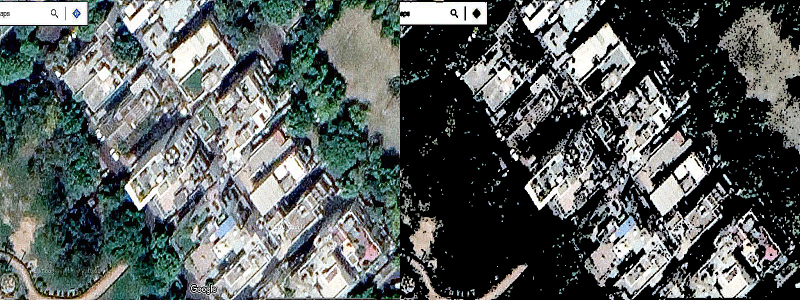
#> input picture rooftops_mask/0.jpg, 1600 x 600 px, given as the content of the folder Satellite Images of different areas in delhi, which was not available (shown at 1/2 size)
$ python 'rooftops mask.py'   (older library calls are emulated)
#> lines starting #> are read from the running program, lines starting #| are printed output that depends on the picture; after the words box and inside, x2 and y2 are one past the last pixel; in counts of white or black regions, pixels touching at a corner belong together; pictures that were not available may be replaced by others from this repository, and a replacement may not be noted
"""
Title: Rooftops detection in Google Maps Image
Author: Jitender Singh Virk (Virksaab)
Date created: 26 July, 2018
Last Modified: 28 July, 2018
"""
import numpy as np
import cv2
import os
import time
from shapely.geometry import MultiPolygon, Polygon


def auto_canny(image, sigma=0.33):
    # compute the median of the single channel pixel intensities
    v = np.median(image)
    # apply automatic Canny edge detection using the computed median
    lower = int(max(0, (1.0 - sigma) * v))
    upper = int(min(255, (1.0 + sigma) * v))
    edged = cv2.Canny(image, lower, upper)
    # return the edged image
    return edged

def sharpen(img):
    # SHARPEN
    kernel_sharp = np.array(([-2, -2, -2], [-2, 17, -2], [-2, -2, -2]), dtype='int')
    return cv2.filter2D(img, -1, kernel_sharp)

def mask_roofs(bgrimg):
    # GET IMAGE AND RESIZE
    gray = cv2.cvtColor(bgrimg, cv2.COLOR_BGR2GRAY)

    # SHARPEN
    sgray = sharpen(gray)
    sbgrimg = sharpen(bgrimg)

    # THRESHOLDING
    ret, mask = cv2.threshold(sgray, 200, 255, cv2.THRESH_BINARY+cv2.THRESH_OTSU)

    # EDGES
    edges = auto_canny(mask)
    invedges = cv2.bitwise_not(edges)

    # REFINE MASK
    mieg = cv2.bitwise_and(mask, invedges)
    kernel = np.ones((3,3), np.uint8)
    opening = cv2.morphologyEx(mask, cv2.MORPH_OPEN, kernel, iterations=1)
    refined = cv2.bitwise_and(mieg, opening)
    # refined = cv2.bitwise_not(refined)

    # CONVERT MASK TO MATCH WITH ORIGNAL IMAGE DIMENSIONS
    refined3d = sbgrimg.copy()
    vidx, hidx = refined.nonzero()
    for ii in range(len(vidx)):
        refined3d[vidx[ii]][hidx[ii]][0] = 0
        refined3d[vidx[ii]][hidx[ii]][1] = 255
        refined3d[vidx[ii]][hidx[ii]][2] = 255

    # [9 lines of commented-out code are left out]

    return refined3d

# GET ALL IMAGES PATH FROM FOLDERS
imagepaths = []
for dirpath, dirnames, filenames in os.walk('Satellite Images of different areas in delhi'):
    for filename in filenames:
        # print(filename)
        imagepaths.append(os.path.join(dirpath, filename))


if __name__ == "__main__":
    # ITERATE OVER ALL IMAGES
    for i, imgpath in enumerate(imagepaths):

        # GET IMAGE AND RESIZE
        bgrimg = cv2.imread(imgpath)
#> bgrimg is the input picture: shape (600, 1600, 3); mean B, G, R 93, 94.3, 88.3
        bgrimg = cv2.resize(bgrimg, (800, 600), interpolation=cv2.INTER_CUBIC)
#> bgrimg: shape (600, 800, 3)

        start = time.time()
        refined3d = mask_roofs(bgrimg)
#> in mask_roofs, `gray = cv2.cvtColor(bgrimg, cv2.COLOR_BGR2GRAY)`:
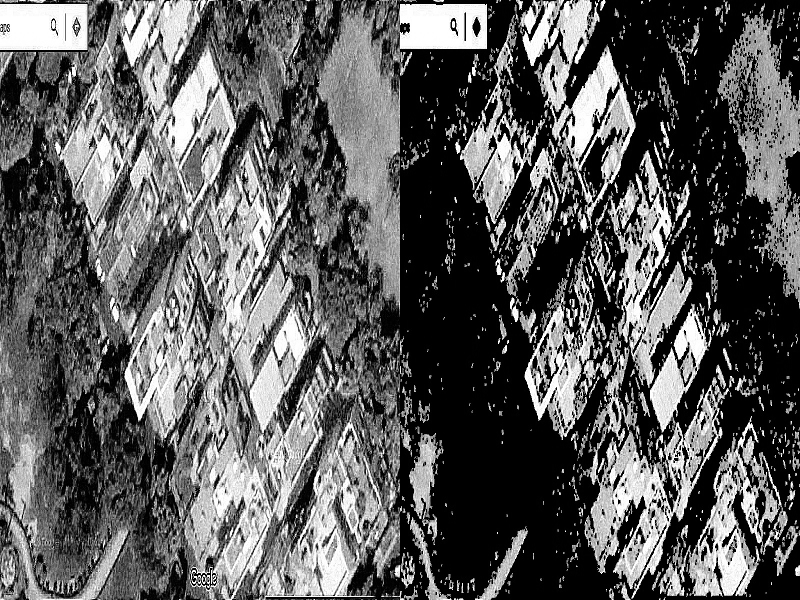
#> gray: shape (600, 800); min 0, max 255, mean 92.8
#> in mask_roofs, `ret, mask = cv2.threshold(sgray, 200, 255, cv2.THRESH_BINARY+cv2.THRES..`:
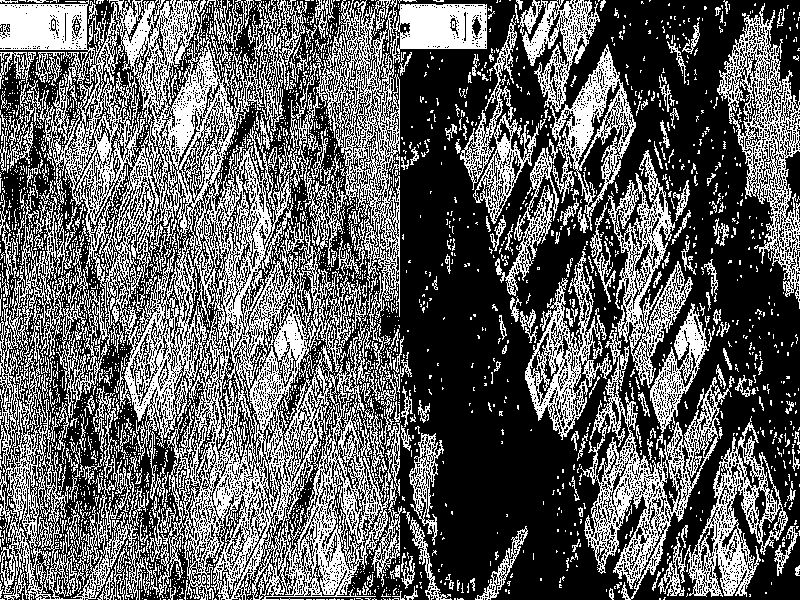
#> mask: shape (600, 800); 37.9% white in thin lines or dots
#> in mask_roofs, `ret, mask = cv2.threshold(sgray, 200, 255, cv2.THRESH_BINARY+cv2.THRES..`: ret = 125
#> in auto_canny, `v = np.median(image)`: v = 0
#> in auto_canny, `edged = cv2.Canny(image, lower, upper)`:
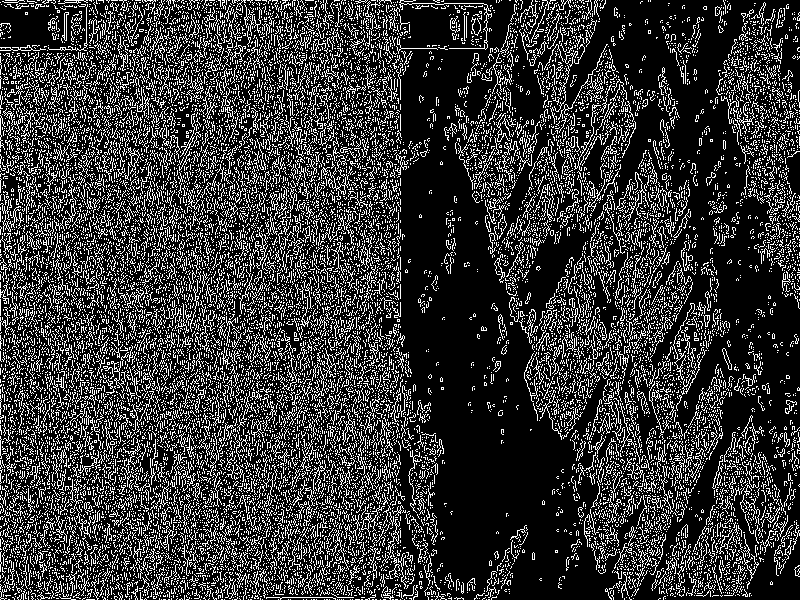
#> edged: shape (600, 800); 21.5% white in thin lines or dots
#> in mask_roofs, `invedges = cv2.bitwise_not(edges)`: invedges: shape (600, 800); 78.5% white; black in thin lines or dots
#> in mask_roofs, `mieg = cv2.bitwise_and(mask, invedges)`:
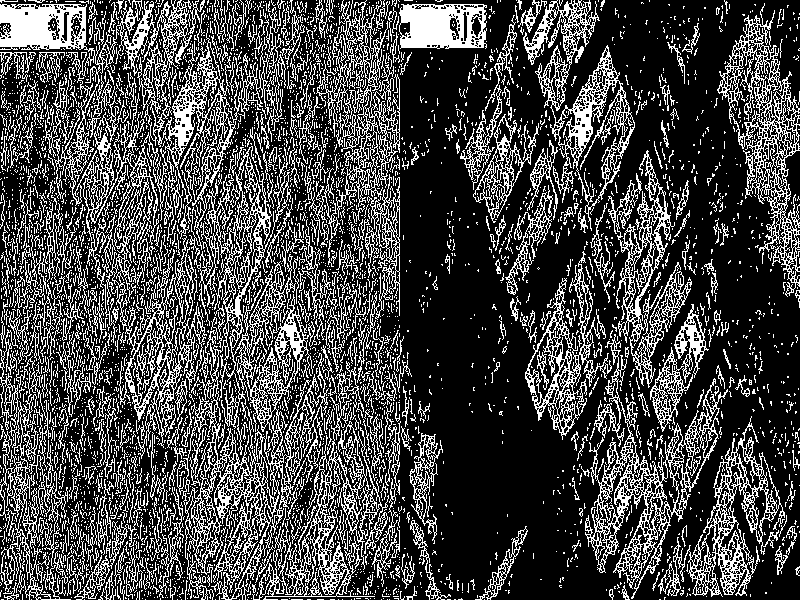
#> mieg: shape (600, 800); 27.7% white in thin lines or dots
#> in mask_roofs, `opening = cv2.morphologyEx(mask, cv2.MORPH_OPEN, kernel, iterations=1)`: opening: shape (600, 800); 6.8% white; 1261 white regions (1035 under 20 px), largest, box (x1, y1, x2, y2) and area: (0, 4, 87, 50) 3205, (399, 4, 487, 49) 3150, (168, 94, 206, 149) 793
#> in mask_roofs, `refined = cv2.bitwise_and(mieg, opening)`:
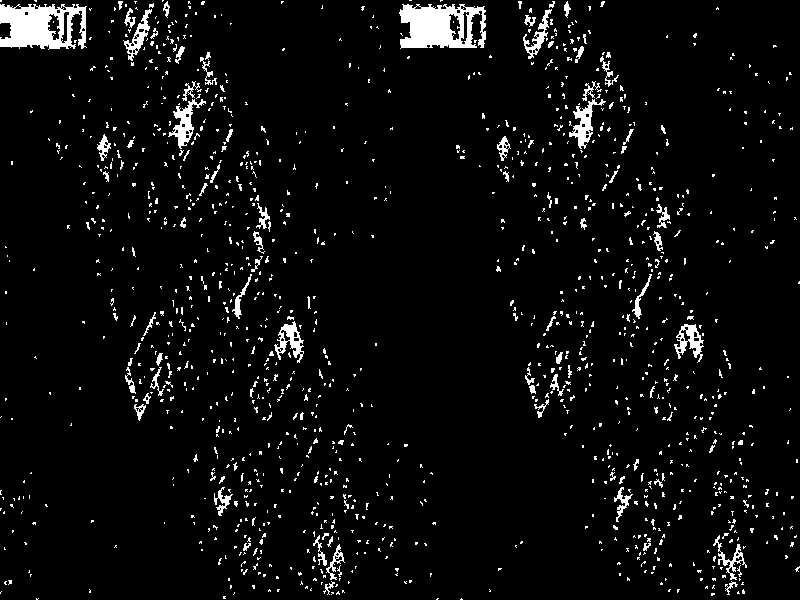
#> refined: shape (600, 800); 4.8% white; 1282 white regions (1175 under 20 px), largest, box (x1, y1, x2, y2) and area: (0, 4, 87, 50) 2751, (399, 4, 486, 49) 2747, (168, 99, 206, 149) 612
#> after the loop in mask_roofs, `for ii in range(len(vidx)):`:
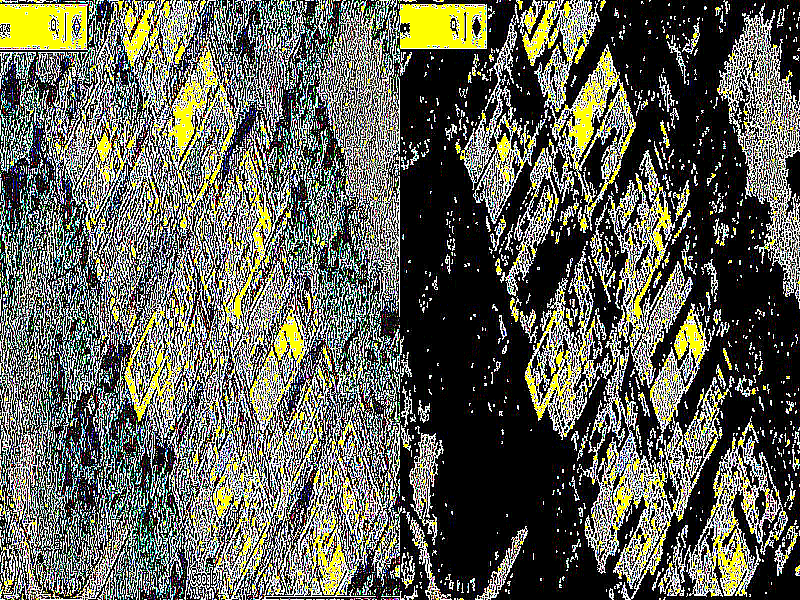
#> refined3d: shape (600, 800, 3); mean B, G, R 86.1, 98.2, 96.4
        print("time taken by image {1}: {0:.4f} sec".format(time.time() - start, i))

        # DISPLAY RESULTS
        sbgrimg = sharpen(bgrimg)
        stacked3d = np.hstack((sbgrimg, refined3d))
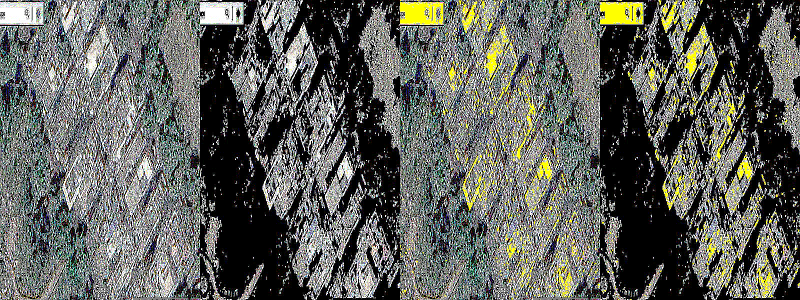
#> stacked3d: shape (600, 1600, 3) (shown at 1/2 size); mean B, G, R 91.8, 97.9, 96.1
        # cv2.imshow("3D", stacked3d)

        # WRITE IMAGES TO DISK
        cv2.imwrite('rooftops_mask/{}.jpg'.format(i), stacked3d)

        k = cv2.waitKey(0)
#> (key Esc is pressed here)
        if k == 27:         # wait for ESC key to exit
            cv2.destroyAllWindows()

$ run again, on rooftops_mask/12.jpg
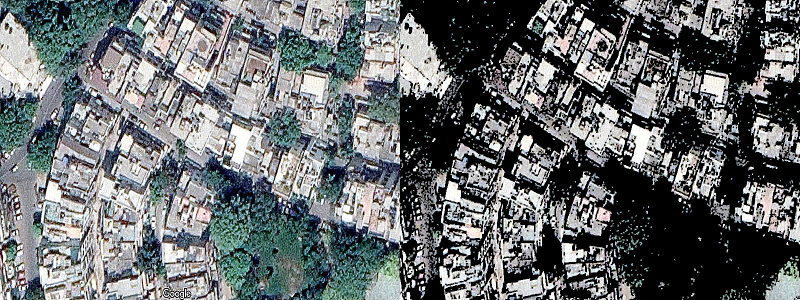
#> input picture rooftops_mask/12.jpg, 1600 x 600 px, given as the content of the folder Satellite Images of different areas in delhi, which was not available (shown at 1/2 size)
#> bgrimg is the input picture: shape (600, 1600, 3); mean B, G, R 109.5, 108.1, 104
#> bgrimg: shape (600, 800, 3)
#> in mask_roofs, `ret, mask = cv2.threshold(sgray, 200, 255, cv2.THRESH_BINARY+cv2.THRES..`:
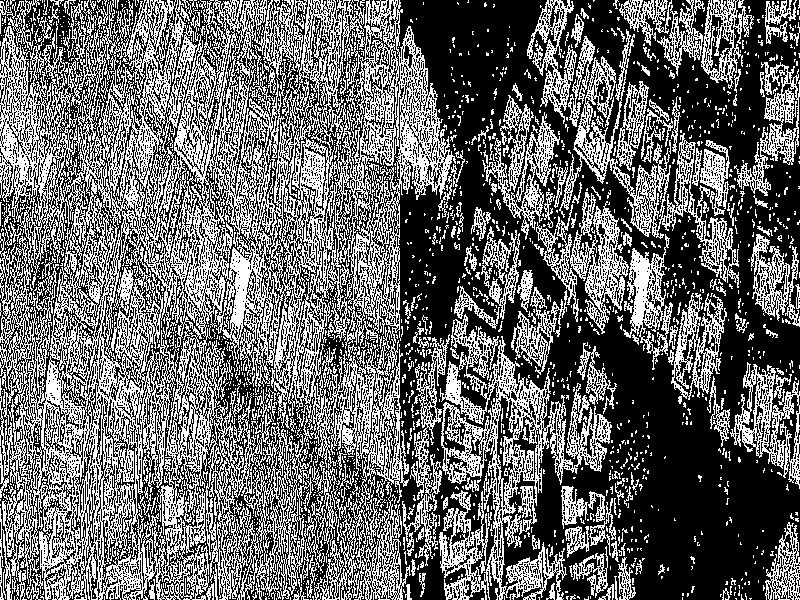
#> mask: shape (600, 800); 41.2% white in thin lines or dots
#> ret = 126
#> v = 0
#> edged: shape (600, 800); 23.1% white in thin lines or dots
#> invedges: shape (600, 800); 76.9% white; black in thin lines or dots
#> mieg: shape (600, 800); 29.5% white in thin lines or dots
#> opening: shape (600, 800); 5.7% white; 1620 white regions (1357 under 20 px), largest, box (x1, y1, x2, y2) and area: (230, 249, 251, 327) 887, (632, 252, 652, 326) 837, (46, 365, 63, 408) 373
#> refined: shape (600, 800); 3.6% white in thin lines or dots
#> vidx = 17440 values from 0 to 599; hidx = 17440 values, max 799 at index 1870, min 0 at index 2435, mean 375.5
#> `stacked3d = np.hstack((sbgrimg, refined3d))`:
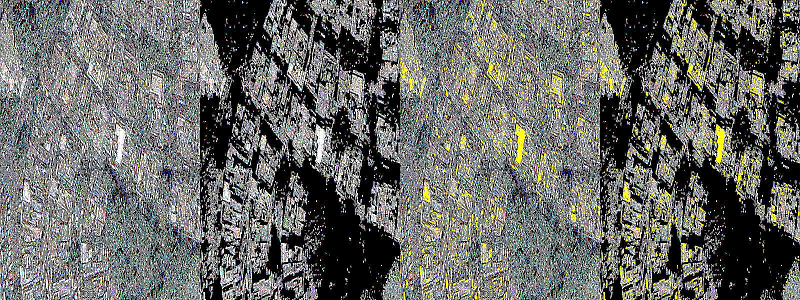
#> stacked3d: shape (600, 1600, 3) (shown at 1/2 size); mean B, G, R 102, 105.8, 104.9

$ run again, on rooftops_mask/13.jpg
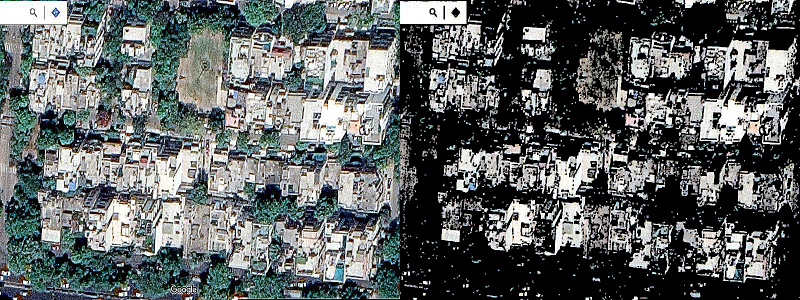
#> input picture rooftops_mask/13.jpg, 1600 x 600 px, given as the content of the folder Satellite Images of different areas in delhi, which was not available (shown at 1/2 size)
#> bgrimg is the input picture: shape (600, 1600, 3); mean B, G, R 97.8, 98.2, 93.5
#> bgrimg: shape (600, 800, 3)
#> in mask_roofs, `ret, mask = cv2.threshold(sgray, 200, 255, cv2.THRESH_BINARY+cv2.THRES..`:
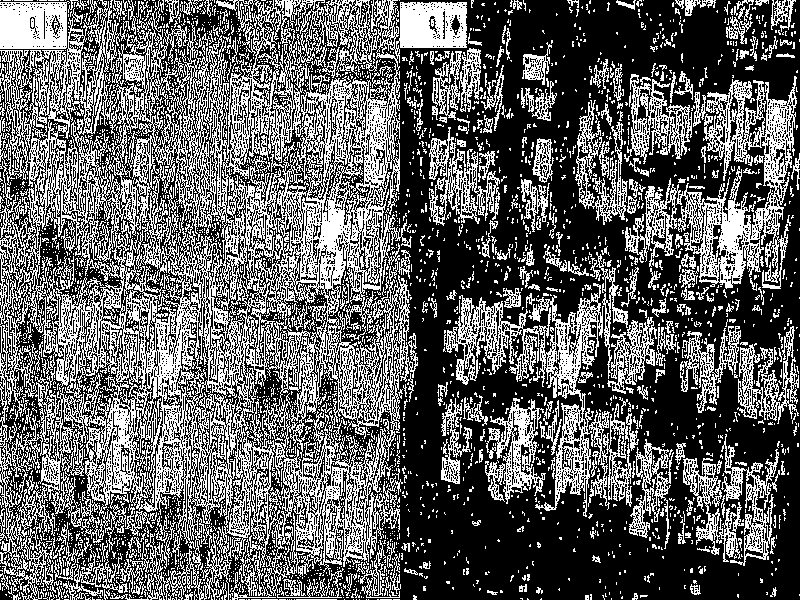
#> mask: shape (600, 800); 38.5% white in thin lines or dots
#> ret = 126
#> v = 0
#> edged: shape (600, 800); 22.2% white in thin lines or dots
#> invedges: shape (600, 800); 77.8% white; black in thin lines or dots
#> mieg: shape (600, 800); 27.7% white in thin lines or dots
#> opening: shape (600, 800); 6% white; 1370 white regions (1127 under 20 px), largest, box (x1, y1, x2, y2) and area: (0, 2, 67, 49) 2493, (399, 2, 467, 48) 2485, (719, 200, 751, 278) 1042
#> refined: shape (600, 800); 4% white; 1381 white regions (1272 under 20 px), largest, box (x1, y1, x2, y2) and area: (399, 2, 466, 47) 2093, (0, 3, 66, 48) 2060, (719, 201, 750, 278) 866
#> vidx = 19256 values from 0 to 599; hidx = 19256 values, max 793 at index 2427, min 0 at index 683, mean 381.9
#> `stacked3d = np.hstack((sbgrimg, refined3d))`:
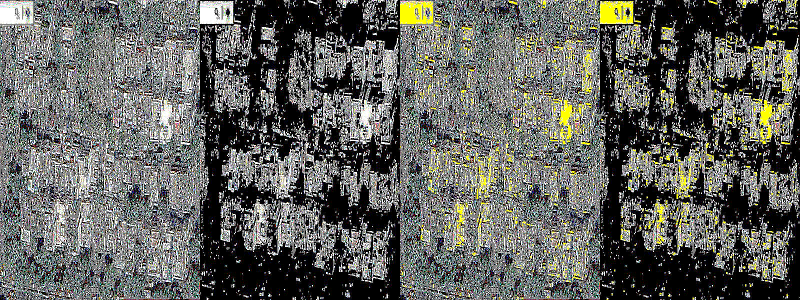
#> stacked3d: shape (600, 1600, 3) (shown at 1/2 size); mean B, G, R 94.4, 99.3, 98.3

$ run again, on rooftops_mask/14.jpg
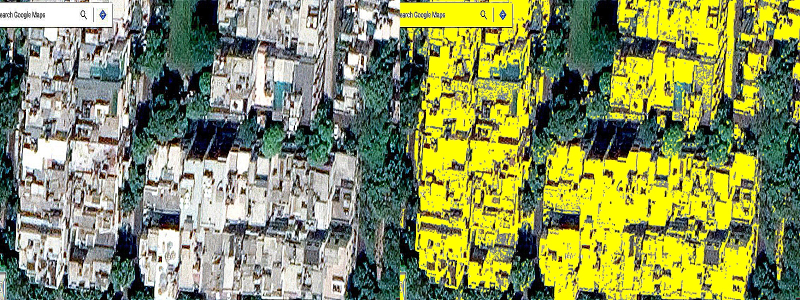
#> input picture rooftops_mask/14.jpg, 1600 x 600 px, given as the content of the folder Satellite Images of different areas in delhi, which was not available (shown at 1/2 size)
#> bgrimg is the input picture: shape (600, 1600, 3); mean B, G, R 92.8, 144.9, 138
#> bgrimg: shape (600, 800, 3)
#> mask: shape (600, 800); 56.1% white; black in thin lines or dots
#> ret = 125
#> v = 255
#> lower = 170
#> upper = 255
#> edged: shape (600, 800); 25.4% white in thin lines or dots
#> invedges: shape (600, 800); 74.6% white; black in thin lines or dots
#> mieg: shape (600, 800); 42.6% white; 5222 white regions (4639 under 20 px), largest, box (x1, y1, x2, y2) and area: (537, 0, 783, 600) 51811, (208, 0, 552, 600) 48107, (135, 247, 356, 600) 21197
#> opening: shape (600, 800); 22.7% white; 1306 white regions (890 under 20 px), largest, box (x1, y1, x2, y2) and area: (539, 304, 706, 600) 23193, (393, 0, 532, 78) 5473, (0, 5, 112, 54) 3822
#> refined: shape (600, 800); 17.8% white; 1318 white regions (1066 under 20 px), largest, box (x1, y1, x2, y2) and area: (539, 304, 706, 600) 19972, (393, 0, 531, 78) 4795, (0, 5, 111, 53) 3157
#> `stacked3d = np.hstack((sbgrimg, refined3d))`:
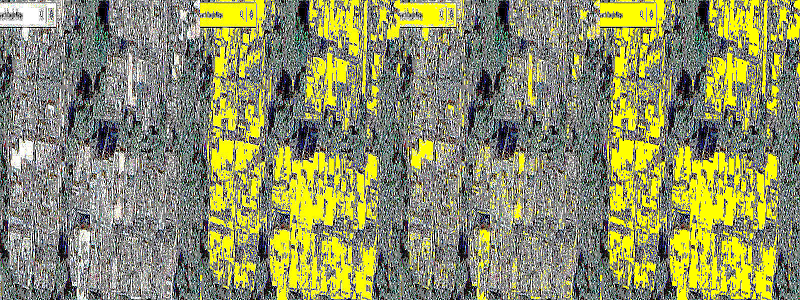
#> stacked3d: shape (600, 1600, 3) (shown at 1/2 size); mean B, G, R 103.5, 143.5, 141.3
